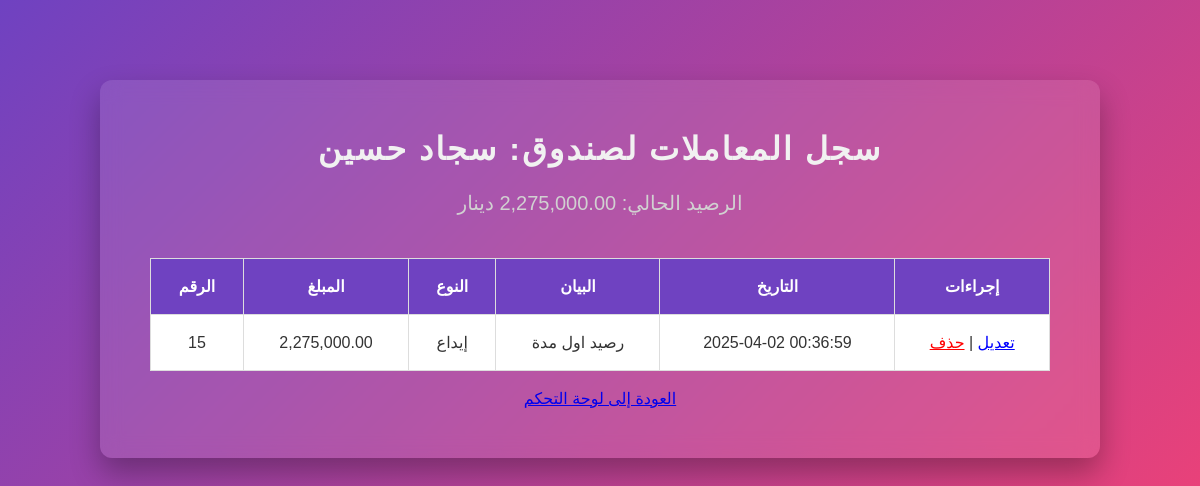
The page /view_transactions.php?fund_id=3 (signed in) on the database its author committed.
### tables this page shows
CREATE TABLE `funds` (
  `id` int(11) NOT NULL,
  `name` varchar(100) NOT NULL,
  `balance` decimal(15,2) NOT NULL DEFAULT 0.00,
  `user_id` int(11) NOT NULL
);

CREATE TABLE `transactions` (
  `id` int(11) NOT NULL,
  `fund_id` int(11) NOT NULL,
  `type` enum('deposit','withdraw') NOT NULL,
  `amount` decimal(15,2) NOT NULL,
  `created_at` timestamp NOT NULL DEFAULT current_timestamp(),
  `description` text DEFAULT NULL,
  `user_id` int(11) NOT NULL
);

### view_transactions.php (the view, shortened to what this page needs)
<?php
include 'db.php';
$fund_id = intval($_GET['fund_id']);
$result = $conn->query("SELECT * FROM funds WHERE id = $fund_id");
$fund = $result->fetch_assoc();
$transactions = $conn->query("SELECT * FROM transactions WHERE fund_id = $fund_id ORDER BY created_at DESC");
?>
<!DOCTYPE html>
<html lang="ar">
<head>
    <link rel="stylesheet" href="styles.css">
</head>
<body>
    <div class="container">
        <h2>سجل المعاملات لصندوق: <?php echo htmlspecialchars($fund['name']); ?></h2>
        <p>الرصيد الحالي: <?php echo number_format($fund['balance'], 2); ?> دينار</p>
        <table>
<tr>
    <th>الرقم</th>
    <th>المبلغ</th>
    <th>النوع</th>
    <th>البيان</th>
    <th>التاريخ</th>
    <th>إجراءات</th>
</tr>
<?php while ($row = $transactions->fetch_assoc()): ?>
    <tr>
        <td><?php echo $row['id']; ?></td>
        <td><?php echo number_format($row['amount'], 2); ?></td>
        <td><?php echo ($row['type'] == 'deposit') ? 'إيداع' : 'سحب'; ?></td>
        <td><?php echo htmlspecialchars($row['description']); ?></td>
        <td><?php echo $row['created_at']; ?></td>
        <td>
            <a href="edit_transaction.php?transaction_id=<?php echo $row['id']; ?>&fund_id=<?php echo $fund_id; ?>"
               style="color: blue;">تعديل</a> |
            <a href="delete_transaction.php?transaction_id=<?php echo $row['id']; ?>&fund_id=<?php echo $fund_id; ?>"
               onclick="return confirm('هل أنت متأكد من حذف هذه العملية؟');"
               style="color: red;">حذف</a>
        </td>
    </tr>
<?php endwhile; ?>
        </table>
        <br>
        <a href="dashboard.php">العودة إلى لوحة التحكم</a>
    </div>
</body>
</html>

### styles.css (style rules this page uses)
body, h1, h2, h3, h4, h5, h6, p, ul, ol, li, a, table, th, td, input, select, button, textarea { margin: 0; padding: 0; box-sizing: border-box; }
body { font-family: 'Arial', sans-serif; background: linear-gradient(135deg, #6f42c1, #ff416c); color: #fff; text-align: center; padding: 20px; min-height: 100vh; display: flex; flex-direction: column; align-items: center; justify-content: flex-start; font-weight: 300; }
.container { background: rgba(255, 255, 255, 0.1); padding: 50px; border-radius: 12px; box-shadow: 0 15px 30px rgba(0, 0, 0, 0.3); width: 100%; max-width: 900px; text-align: center; margin-top: 60px; backdrop-filter: blur(10px); }
h2 { font-size: 32px; margin-bottom: 20px; color: #f1f1f1; letter-spacing: 2px; }
p { font-size: 20px; margin-bottom: 30px; color: #d1d1d1; line-height: 1.5; }
table { width: 100%; border-collapse: collapse; margin-top: 40px; }
table, th, td { border: 1px solid #ddd; }
th, td { padding: 18px; text-align: center; font-size: 16px; }
th { background-color: #6f42c1; color: white; font-weight: bold; }
td { background-color: #fff; color: #333; }

### rows shown on the page
funds: name "سجاد حسين"
transactions: id "15", amount "2,275,000.00", type "إيداع", description "رصيد اول مدة", created_at "2025-04-02 00:36:59"
